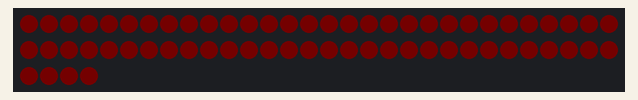
A sketch run on a simulated Arduino Mega 2560, built with avr-gcc and run on an emulated ATmega2560. Parts: 64 RGB LEDs in strip order, left to right, continuing on the next row. Dim RGB values are drawn brighter than linear.

Above: at 0.1 s.
At 0.6 s:
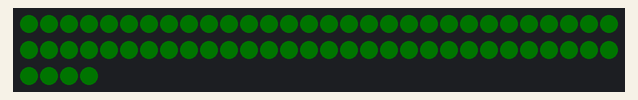
At 1.1 s:
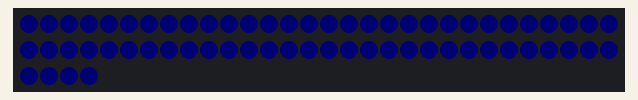
At 1.6 s:
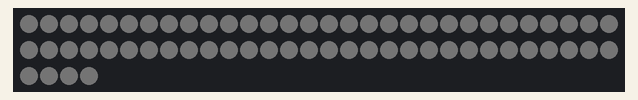
At 2.1 s:
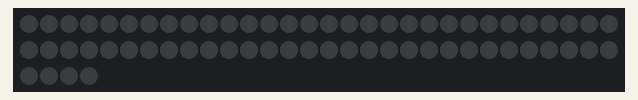

The sketch:

TestFirmware.ino
```cpp
#include "Adafruit_DotStar.h"
#include <SPI.h>


const uint16_t NUMPIXELS = 64*1;
#define M0

#ifdef M0
#define DATAPIN    23
#define CLOCKPIN   24
#else
define DATAPIN    5
define CLOCKPIN   6
#endif

#define LEDVAL 1

Adafruit_DotStar strip = Adafruit_DotStar(NUMPIXELS,
					  DATAPIN,
					  CLOCKPIN,
					  DOTSTAR_BGR);

void setup() {
    strip.begin(); // Initialize pins for output
    strip.show(); // Turn all LEDs off ASAP
}

void fill(uint8_t r, uint8_t g, uint8_t b) {
    for(uint16_t i=0;i<NUMPIXELS;i++)
        strip.setPixelColor(i, r, g, b);
}

void loop() {
    fill(LEDVAL, 0, 0);
    strip.show();
    delay(500);
    fill(0, LEDVAL, 0);
    strip.show();
    delay(500);
    fill(0, 0, LEDVAL);
    strip.show();
    delay(500);
    fill(LEDVAL, LEDVAL, LEDVAL);
    strip.show();
    delay(500);
    fill(0, 0, 0);
    strip.show();
    delay(500);
}
```

Measured:
- by itself, everything shown: repeats every 2.5 s, in 5 steps
- what the display in image 1 shows lasts 0.5 s, from 0.5 s to 1.0 s
